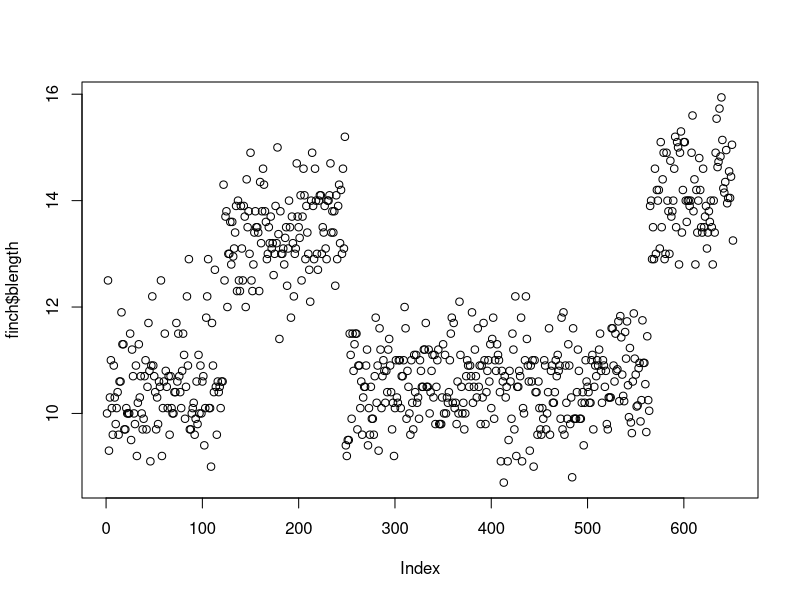
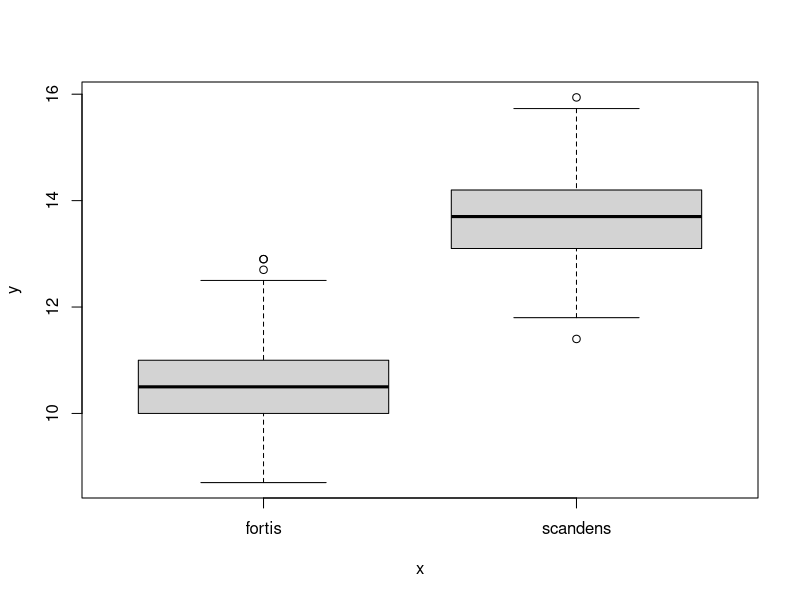
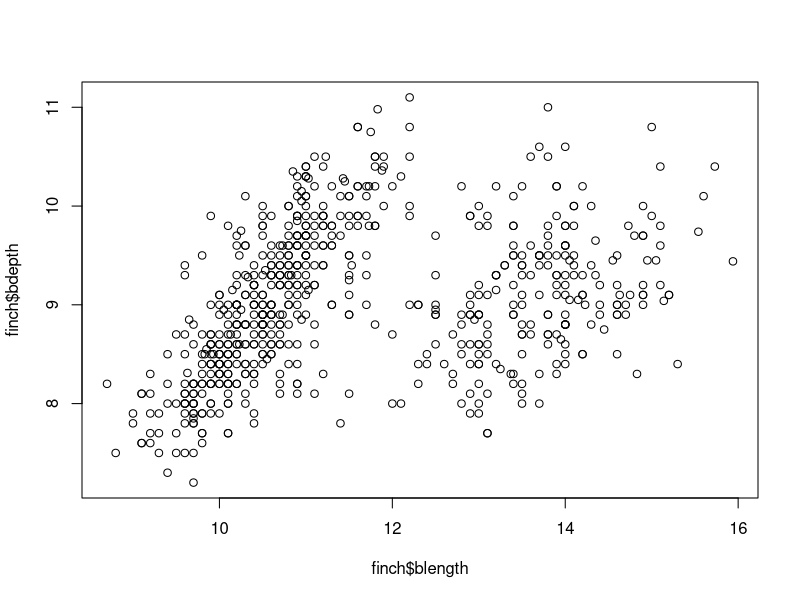
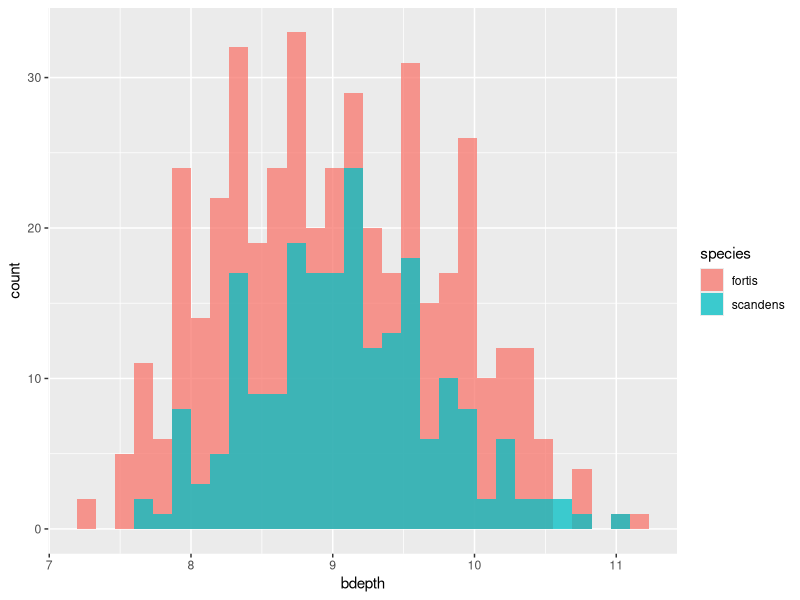
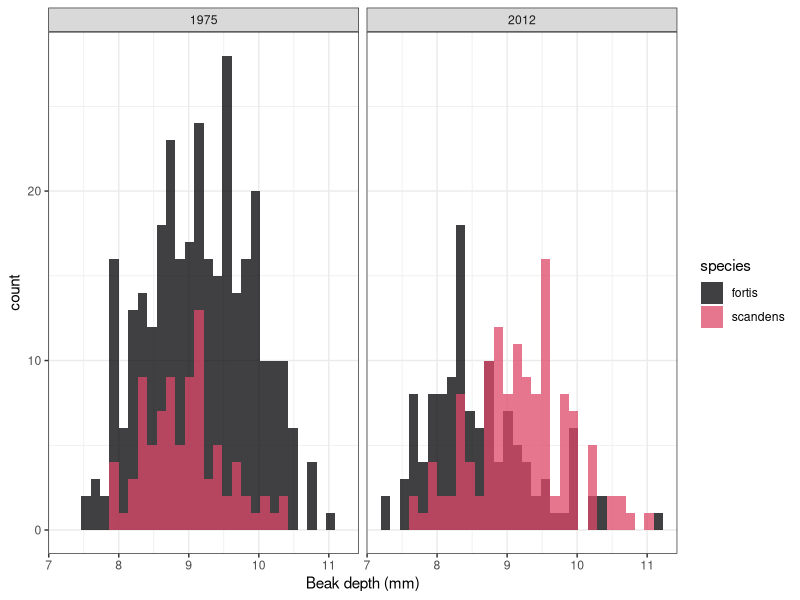
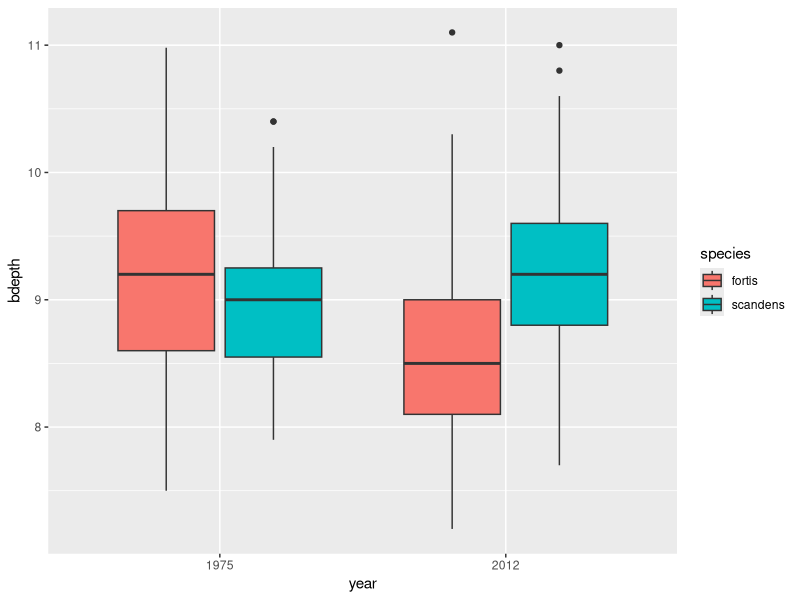
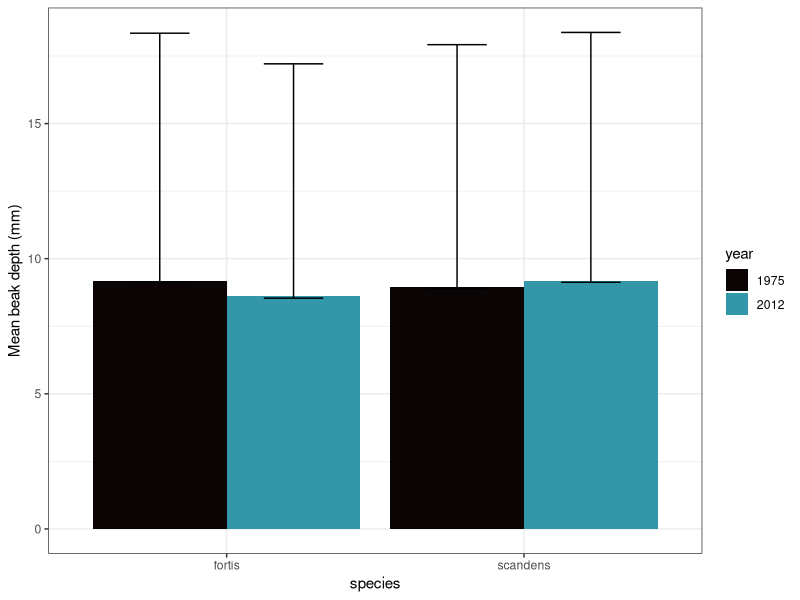
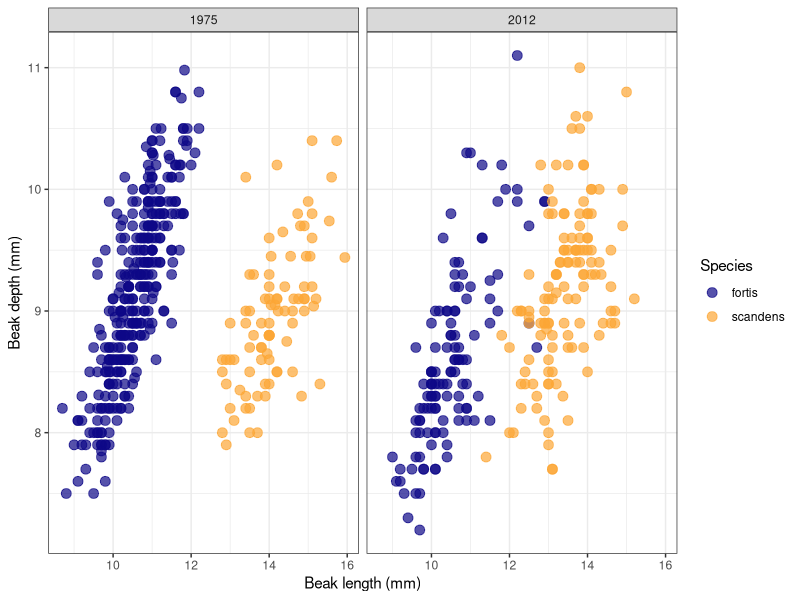

R code for these plots, in order:
#homework script 
library(tidyverse)
finch <- read.csv("data/galapago-finches.csv",
                  stringsAsFactors = TRUE)
finch

#problem 1.1 ####
names(finch)

# 1.2
#year, band

# 1.3
str(finch)

# 1.4 
# the species column is a factor with 2 levels (fortis and scandens) 

# 1.5
# the mode of the year column is "2012" 

# 1.6
as_tibble(finch)

# 1.7
unique(finch$year)

# 1.8
distinct(finch, year, species)

#problem 2.1 ####
plot(finch$blength)

# 2.2
# the data looks bunched between 9mm and 12mm for index values 0-100 and 250-550.It is also bunched between 12mm and 16mm for index values 100-250 and 220-700.  
# 2.3
plot(finch$species, finch$blength)

# 2.4
# I can see that the Fortis species has a lower average beak length (10-11mm) than Scandens(13-14mm) 

# 2.5
plot(finch$blength, finch$bdepth)

# 2.6
# I can see that there are two groups of data that are bunched together. The depth appears to increase as the length increases. 

# 3.1 ####
finch |>
  filter(blength >= 15)

# 3.2
# there are 15 rows from this code. They are all scandens and from the years 2012 and 1975

# 3.3 
finch |>
  filter(species == "fortis",
         bdepth < 8)
# this returned 35 rows 

# 3.4
finch |>
  filter(blength == 10 |
           blength == 12)
# 3.5
finch_year <- finch |> 
  mutate(year = factor(year,
                             levels = c(1975, 2012)))
as_tibble(finch_year)

# 3.6
finch_year_means <- finch_year |>
  group_by(species, year) |>
  summarize(mean_bdepth = mean(bdepth),
            sd_bdepth = sd(bdepth),
            n_bdepth = n()) |>
  mutate(se_bdepth = sd_bdepth / sqrt(n_bdepth)) |>
  ungroup()

# 4.1 ####
ggplot(data = finch,
       aes(x = bdepth,
           fill = species)) +
  geom_histogram(position = "identity",
                 alpha = 0.75)

# 4.2
ggplot(data = finch,
       aes(x = bdepth,
           fill = species)) +
  geom_histogram(position = "identity",
                 alpha = 0.75) +
  facet_wrap(~year) +
  scale_fill_viridis_d(option = "magma",
                       end = 0.6) +
theme_bw() +
  labs(x = "Beak depth (mm)")

# 4.3
ggplot(data = finch_year,
       aes(x = year,
           y = bdepth,
           fill = species)) +
  geom_boxplot()

# 4.4
ggplot(data = finch_year_means,
       aes(x = species,
           y = mean_bdepth,
           fill = year,
           ymin = mean_bdepth - se_bdepth,
           ymax = mean_bdepth + mean_bdepth)) +
  geom_col(position = "dodge") +
  geom_errorbar(position = position_dodge(0.9),
                width = 0.4) +
scale_fill_viridis_d(option = "mako",
                     end = 0.6) +
  theme_bw() +
  labs(y = "Mean beak depth (mm)") 

# 4.5
ggplot(data = finch_year,
       aes(x = blength,
       y = bdepth,
       color = species)) +
  geom_point(alpha = 0.7, size = 3) +
  facet_wrap(~year) +
  scale_color_viridis_d(option = "plasma",
                        end = 0.8) +
  labs(x = "Beak length (mm)",
       y = "Beak depth (mm)",
       color = "Species") +
  theme_bw()







